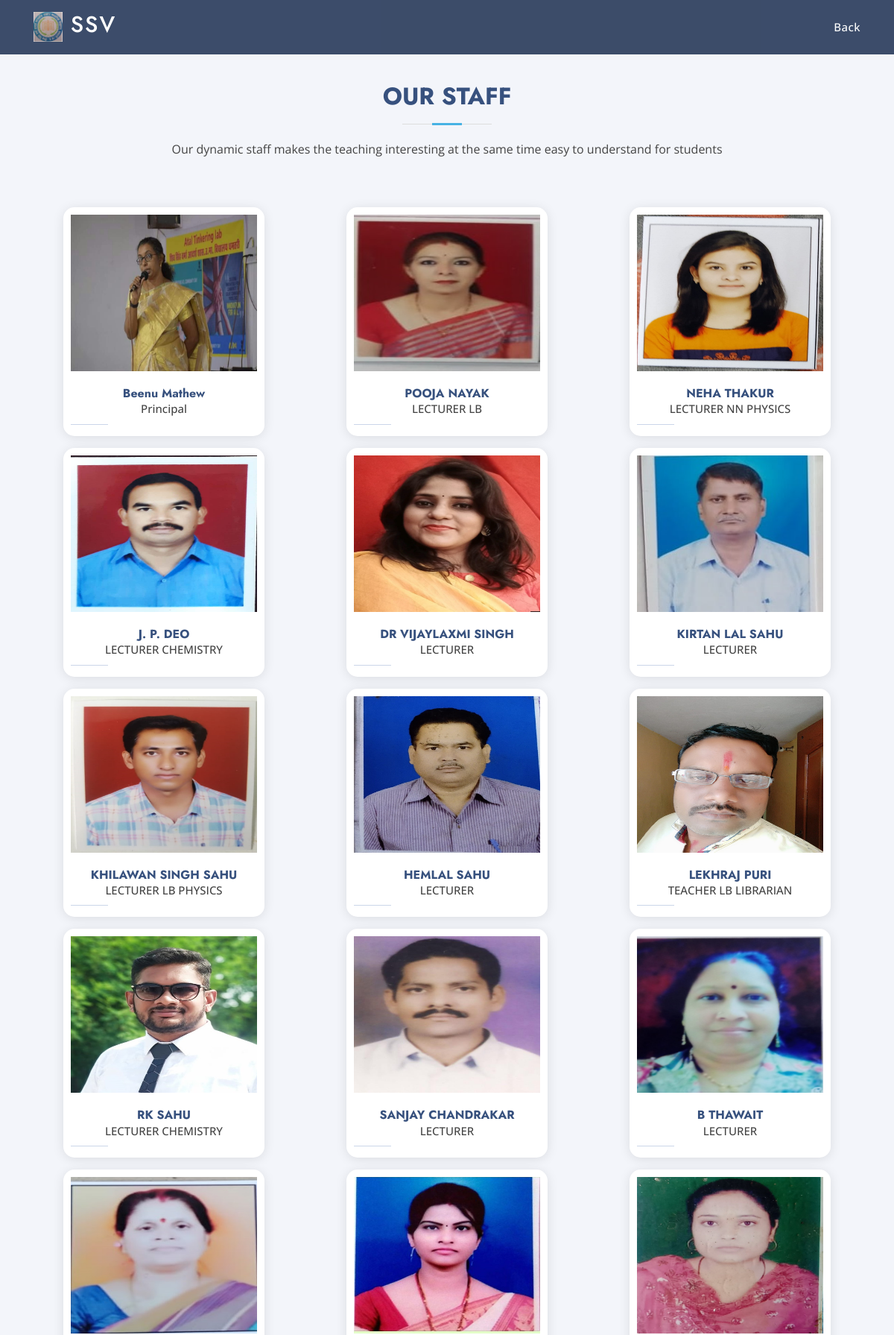
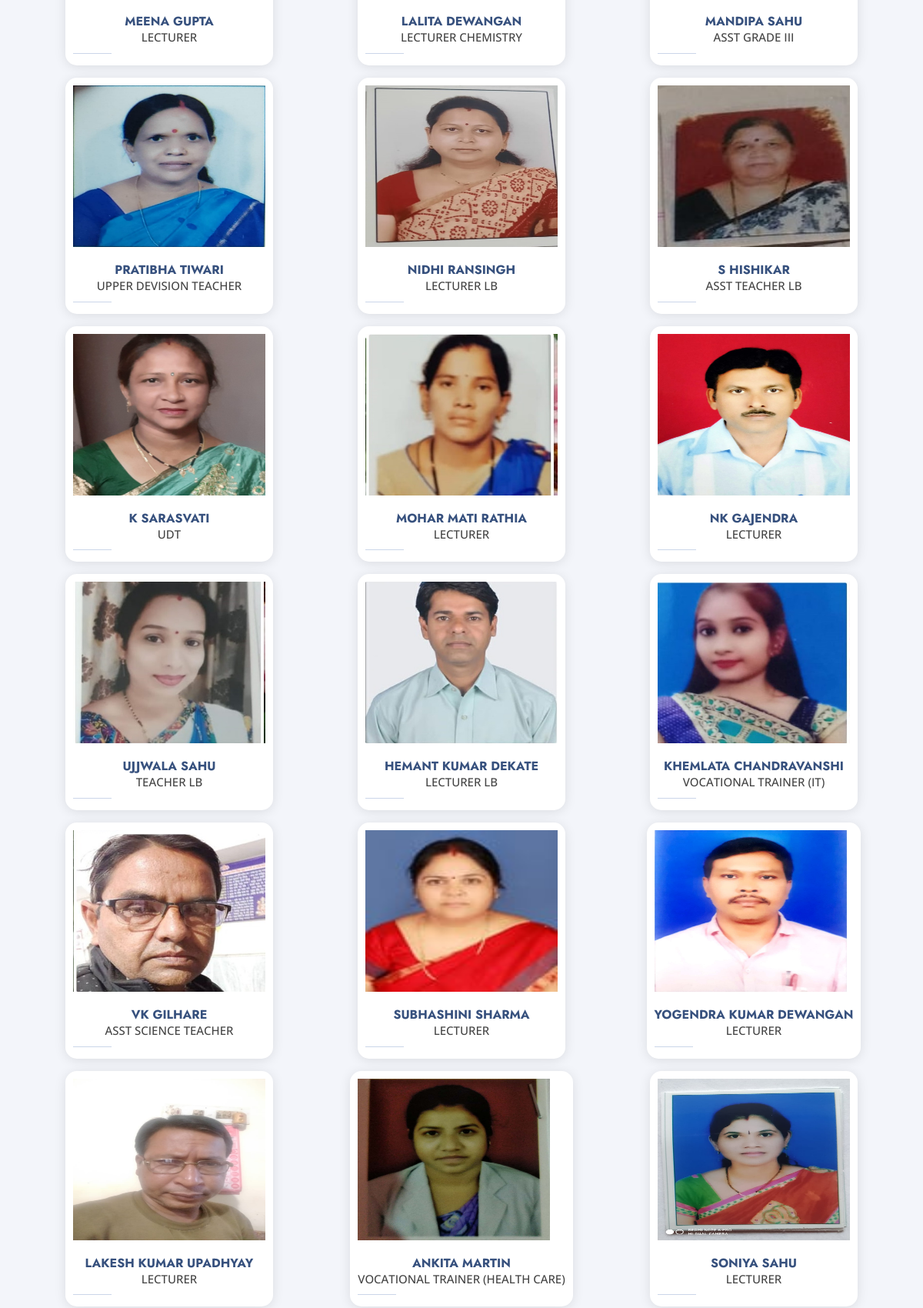
Page /staff/ (upper part) on the committed database (2 pictures, top to bottom).
### home/models.py (models this page shows, shortened)
class Staff(models.Model):
    image         = models.ImageField( upload_to="team", blank=True, null=True)
    name          = models.CharField(max_length=250, blank=True, null=True)
    desg          = models.CharField(max_length=250, blank=True, null=True)
    qualification = models.CharField(max_length=300, blank=True, null=True)
    doj           = models.DateTimeField(blank=True, null=True)
    @property
    def imageURL(self):
        try:
            url = self.image.url
        except:
            url = ""
        return url

### home/views.py (the view)
# urls.py: path('staff/', views.staff, name='staff'),
def staff(request):
    staff       = Staff.objects.all()
    context = {
        'staff'        : staff,
    }
    return render(request, 'staff.html', context)

### templates/staff.html
{% extends 'base.html' %}
{% block nav %}
<li class="active"><a href="{% url 'homepage' %}" style="color: #fff;">Back</a></li>
{% endblock nav %}
{% block content %}
    <section id="team" class="team section-bg">
      <div class="container" data-aos="fade-up">
        <div class="section-title" style="margin-bottom: 20px; margin-top:50px;">
          <h2>Our Staff</h2>
          <p>Our dynamic staff makes the teaching interesting at the same time easy to understand for students</p>
        </div>
        <div class="row">
        {% for s in staff %}
          <div class="col-lg-4 col-md-4 col-sm-12 d-flex align-items-center justify-content-center mt-3">
            <div class="member d-flex align-items-center" data-aos="zoom-in" data-aos-delay="100">
              <div>
                <img src="{{s.imageURL}}" class="img-fluid" style="height: 210px; width: 250px;" alt="{{s.name}}">
                <div style="text-align: center; margin-top:20px;">
                  <h4 style=" font-size:16px ">{{s.name}}</h4>
                  <span>{{s.desg}}</span>
                </div>
              </div>
            </div>
          </div>
        {% endfor %}
        </div>
      </div>
    </section>
{% endblock content %}

### templates/base.html (shortened to what this page needs)
<!DOCTYPE html>
<html lang="en">
{% load static %}
<head>
  <link href=" {% static 'vendor/bootstrap/css/bootstrap.min.css' %}" rel="stylesheet">
  <link href=" {% static 'vendor/icofont/icofont.min.css' %}" rel="stylesheet">
  <link href=" {% static 'vendor/boxicons/css/boxicons.min.css' %}" rel="stylesheet">
  <link href=" {% static 'vendor/remixicon/remixicon.css' %}" rel="stylesheet">
  <link href=" {% static 'vendor/venobox/venobox.css' %}" rel="stylesheet">
  <link href=" {% static 'vendor/owl.carousel/assets/owl.carousel.min.css' %}" rel="stylesheet">
  <link href=" {% static 'vendor/aos/aos.css' %}" rel="stylesheet">
  <link href=" {% static 'css/style.css' %}" rel="stylesheet">
</head>
<body>
  <header id="header" class="fixed-top">
    <div class="container d-flex align-items-center">
      <h1 class="logo mr-auto"><a href="{% url 'homepage' %}"> <img src=" {% static 'img/logo.png' %} " alt="" class="img-fluid"> SSV</a></h1>
      <nav class="nav-menu d-none d-lg-block">
        <ul>
            {% block nav %}
            {% endblock nav %}
        </ul>
      </nav>
    </div>
  </header>
{% block content %}
{% endblock content %}
</body>
</html>

### static/css/style.css (style rules this page uses)
body { font-family: "Open Sans", sans-serif; color: #444444; }
a { color: #47b2e4; }
h1, h2, h3, h4, h5, h6 { font-family: "Jost", sans-serif; }
#header { transition: all 0.5s; z-index: 997; padding: 15px 0; background: rgba(40, 58, 90, 0.9); }
#header .logo { font-size: 30px; margin: 0; padding: 0; line-height: 1; font-weight: 500; letter-spacing: 2px; text-transform: uppercase; }
#header .logo a { color: #fff; }
#header .logo img { max-height: 40px; }
.nav-menu ul { margin: 0; padding: 0; list-style: none; }
.nav-menu > ul { display: flex; }
.nav-menu > ul > li { position: relative; white-space: nowrap; padding: 10px 0 10px 28px; }
.nav-menu a { display: block; position: relative; color: #fff; transition: 0.3s; font-size: 15px; letter-spacing: 0.5px; font-weight: 500; font-family: "Open Sans", sans-serif; }
.nav-menu a:hover, .nav-menu .active > a, .nav-menu li:hover > a { color: #47b2e4; }
.mobile-nav { position: fixed; top: 55px; right: 15px; bottom: 15px; left: 15px; z-index: 9999; overflow-y: auto; background: #fff; transition: ease-in-out 0.2s; opacity: 0; visibility: hidden; border-radius: 10px; padding: 10px 0; }
.mobile-nav * { margin: 0; padding: 0; list-style: none; }
.mobile-nav a { display: block; position: relative; color: #37517e; padding: 10px 20px; font-weight: 500; outline: none; }
.mobile-nav a:hover, .mobile-nav .active > a, .mobile-nav li:hover > a { color: #47b2e4; text-decoration: none; }
section { padding: 60px 0; overflow: hidden; }
.section-bg { background-color: #f3f5fa; }
.section-title { text-align: center; padding-bottom: 30px; }
.section-title h2 { font-size: 32px; font-weight: bold; text-transform: uppercase; margin-bottom: 20px; padding-bottom: 20px; position: relative; color: #37517e; }
.section-title h2::before { content: ''; position: absolute; display: block; width: 120px; height: 1px; background: #ddd; bottom: 1px; left: calc(50% - 60px); }
.section-title h2::after { content: ''; position: absolute; display: block; width: 40px; height: 3px; background: #47b2e4; bottom: 0; left: calc(50% - 20px); }
.section-title p { margin-bottom: 0; }
.team .member { position: relative; box-shadow: 0px 2px 15px rgba(0, 0, 0, 0.1); padding: 10px; border-radius: 15px; background: #fff; transition: 0.5s; }
.team .member h4 { font-weight: 700; margin-bottom: 5px; font-size: 20px; color: #37517e; }
.team .member span { display: block; font-size: 15px; padding-bottom: 10px; position: relative; font-weight: 500; }
.team .member span::after { content: ''; position: absolute; display: block; width: 50px; height: 1px; background: #cbd6e9; bottom: 0; left: 0; }
span { font-size: 70px; position: relative; top: -5px; }

### rows in the picture
Staff: imageURL (picture), name "Beenu Mathew", desg "Principal"
Staff: imageURL (picture), name "POOJA NAYAK", desg "LECTURER LB"
Staff: imageURL (picture), name "NEHA THAKUR", desg "LECTURER NN PHYSICS"
Staff: imageURL (picture), name "J. P. DEO", desg "LECTURER CHEMISTRY"
Staff: imageURL (picture), name "DR VIJAYLAXMI SINGH", desg "LECTURER"
Staff: imageURL (picture), name "KIRTAN LAL SAHU", desg "LECTURER"
Staff: imageURL (picture), name "KHILAWAN SINGH SAHU", desg "LECTURER LB PHYSICS"
Staff: imageURL (picture), name "HEMLAL SAHU", desg "LECTURER"
Staff: imageURL (picture), name "LEKHRAJ PURI", desg "TEACHER LB LIBRARIAN"
Staff: imageURL (picture), name "RK SAHU", desg "LECTURER CHEMISTRY"
Staff: imageURL (picture), name "SANJAY CHANDRAKAR", desg "LECTURER"
Staff: imageURL (picture), name "B THAWAIT", desg "LECTURER"
Staff: imageURL (picture), name "MEENA GUPTA", desg "LECTURER"
Staff: imageURL (picture), name "LALITA DEWANGAN", desg "LECTURER CHEMISTRY"
Staff: imageURL (picture), name "MANDIPA SAHU", desg "ASST GRADE III"
Staff: imageURL (picture), name "PRATIBHA TIWARI", desg "UPPER DEVISION TEACHER"
Staff: imageURL (picture), name "NIDHI RANSINGH", desg "LECTURER LB"
Staff: imageURL (picture), name "S HISHIKAR", desg "ASST TEACHER LB"
Staff: imageURL (picture), name "K SARASVATI", desg "UDT"
Staff: imageURL (picture), name "MOHAR MATI RATHIA", desg "LECTURER"
Staff: imageURL (picture), name "NK GAJENDRA", desg "LECTURER"
Staff: imageURL (picture), name "UJJWALA SAHU", desg "TEACHER LB"
Staff: imageURL (picture), name "HEMANT KUMAR DEKATE", desg "LECTURER LB"
Staff: imageURL (picture), name "KHEMLATA CHANDRAVANSHI", desg "VOCATIONAL TRAINER (IT)"
Staff: imageURL (picture), name "VK GILHARE", desg "ASST SCIENCE TEACHER"
Staff: imageURL (picture), name "SUBHASHINI SHARMA", desg "LECTURER"
Staff: imageURL (picture), name "YOGENDRA KUMAR DEWANGAN", desg "LECTURER"
Staff: imageURL (picture), name "LAKESH KUMAR UPADHYAY", desg "LECTURER"
Staff: imageURL (picture), name "ANKITA MARTIN", desg "VOCATIONAL TRAINER (HEALTH CARE)"
Staff: imageURL (picture), name "SONIYA SAHU", desg "LECTURER"
